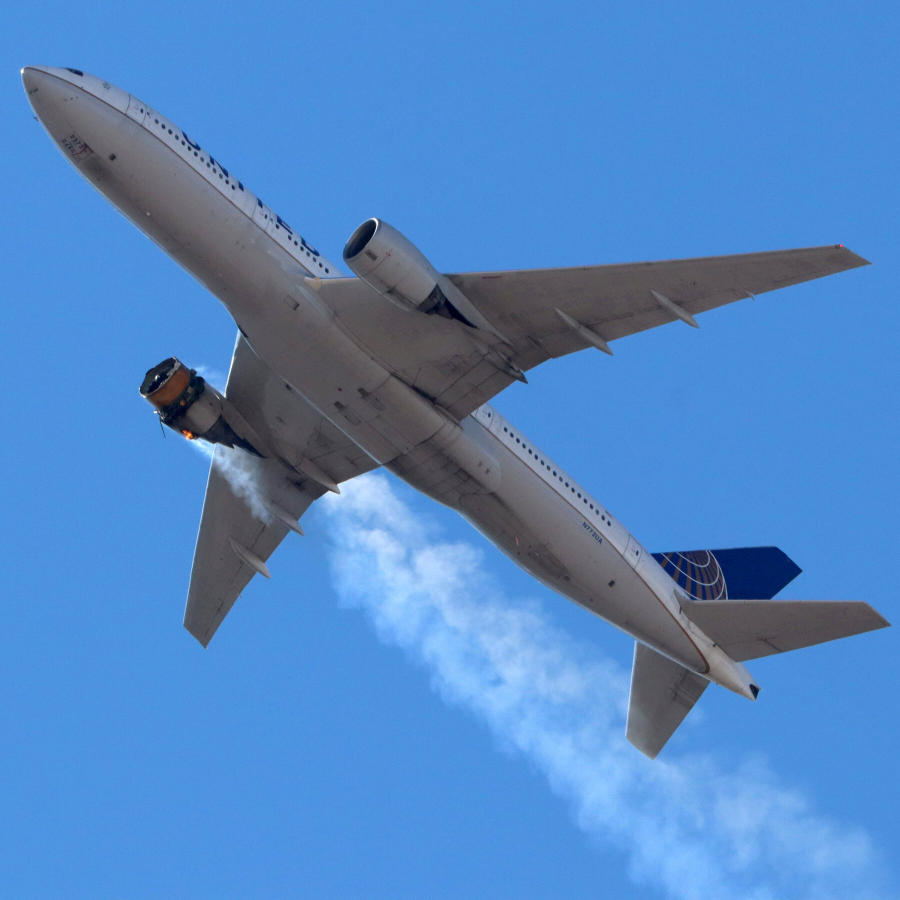
#> input picture img/plane.jpeg, 1800 x 1800 px (shown at 1/2 size)
$ jupyter execute --allow-errors test.ipynb
#> lines starting #> are read from the running program, lines starting #| are printed output that depends on the picture
### Local Test

[cell 1]
import requests

#> (the rest of this cell did not finish here and is left out)

[cell 2]
import requests
from PIL import Image
import numpy as np
import io

# Abre tu imagen
image = Image.open("img/plane.jpeg")
#> image is the input picture: PIL image 1800x1800 RGB; mean R, G, B 82.3, 135.4, 196.8

# Redimensionamos la imagen a 32x32
image = image.resize((32, 32))
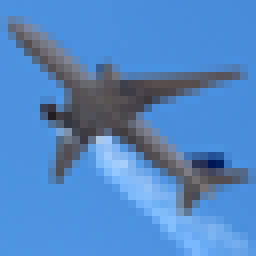
#> image: PIL image 32x32 RGB (shown 8 times larger); mean R, G, B 82.3, 135.4, 196.8

# Convertimos la imagen a un array de numpy y expandimos las dimensiones
image_np = np.expand_dims(np.array(image), axis=0)

# Convertimos la imagen de numpy a bytes
image_bytes = io.BytesIO()
image.save(image_bytes, format='JPEG')


# Configura los datos de la imagen para la solicitud
img_data = {"image_file": image_bytes.getvalue()}

url = "http://0.0.0.0:8080/invocations"

# Haz una solicitud POST a la API con la imagen
#> (the rest of this cell did not finish here and is left out)
